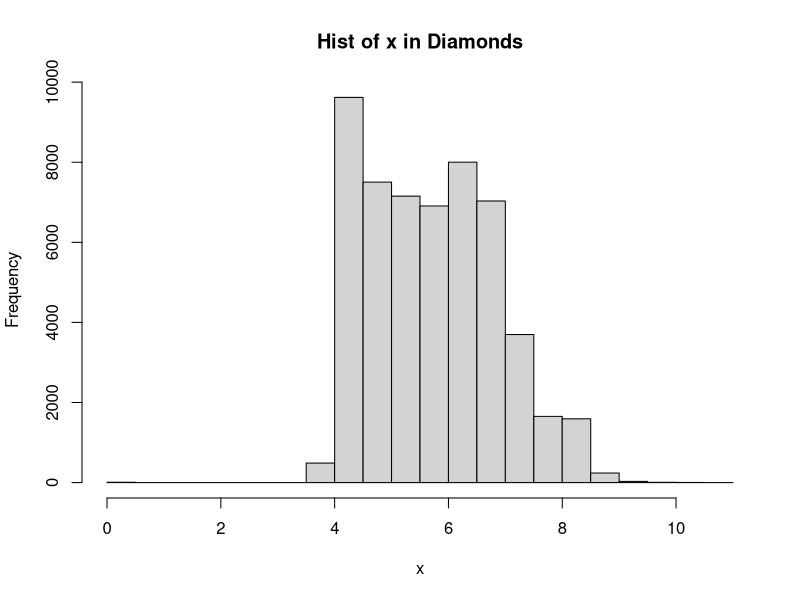
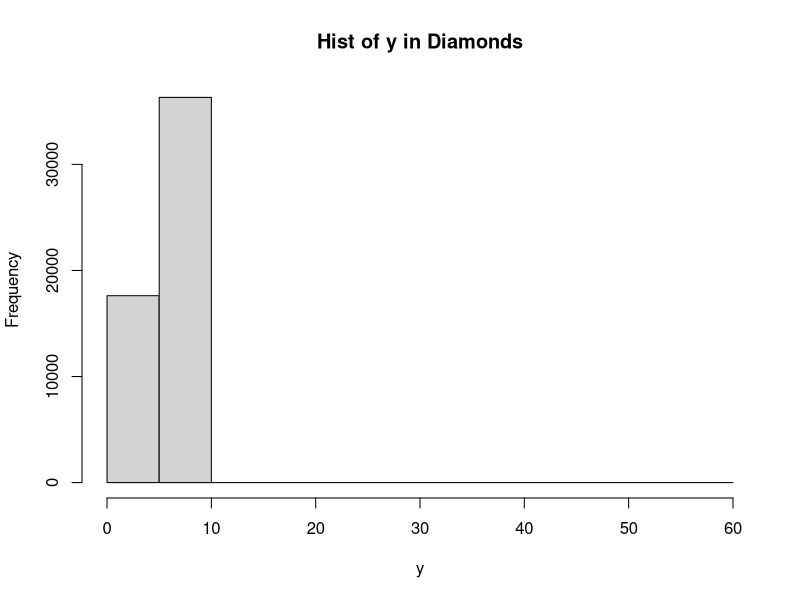
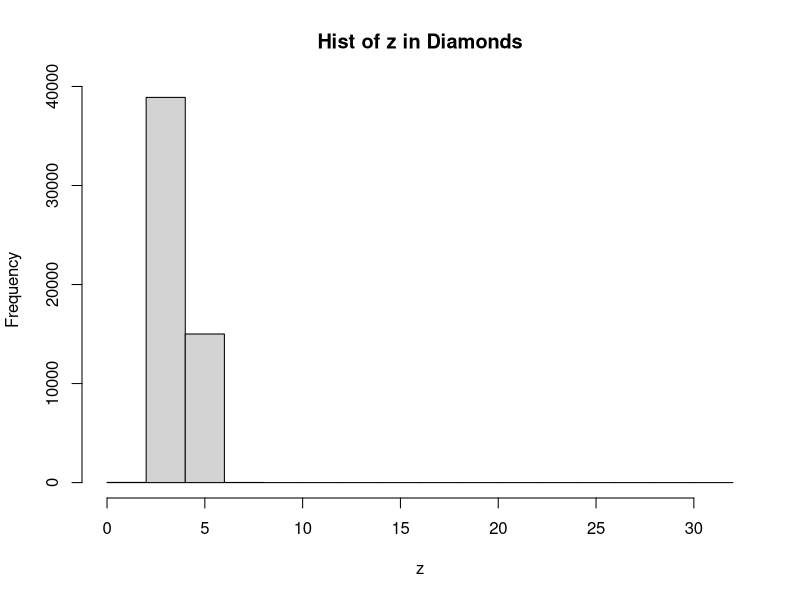
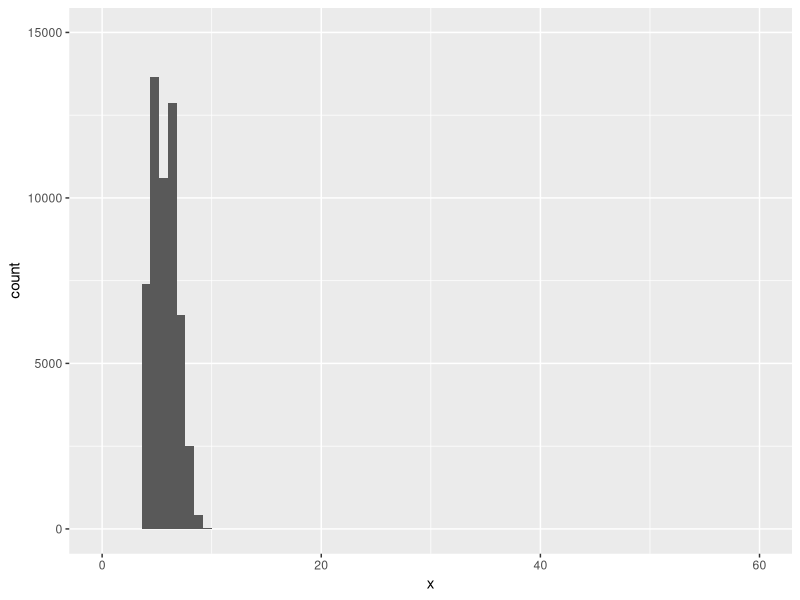
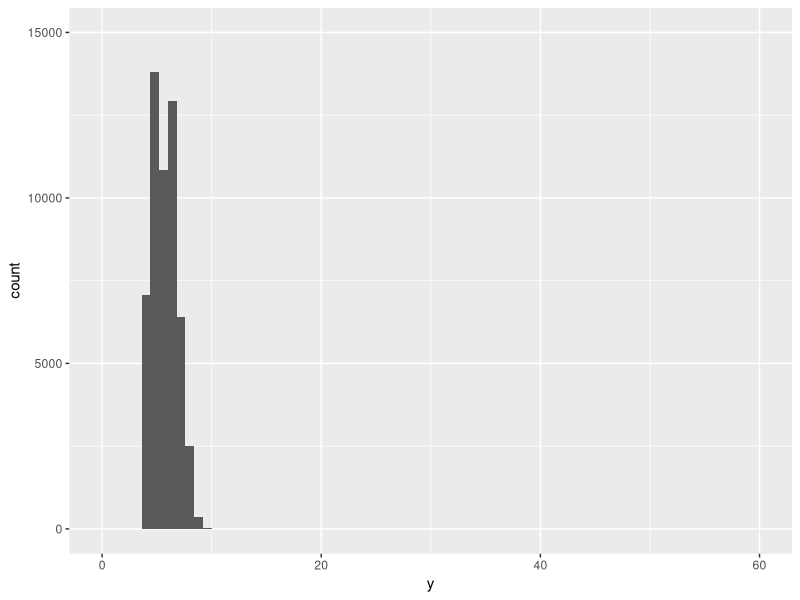
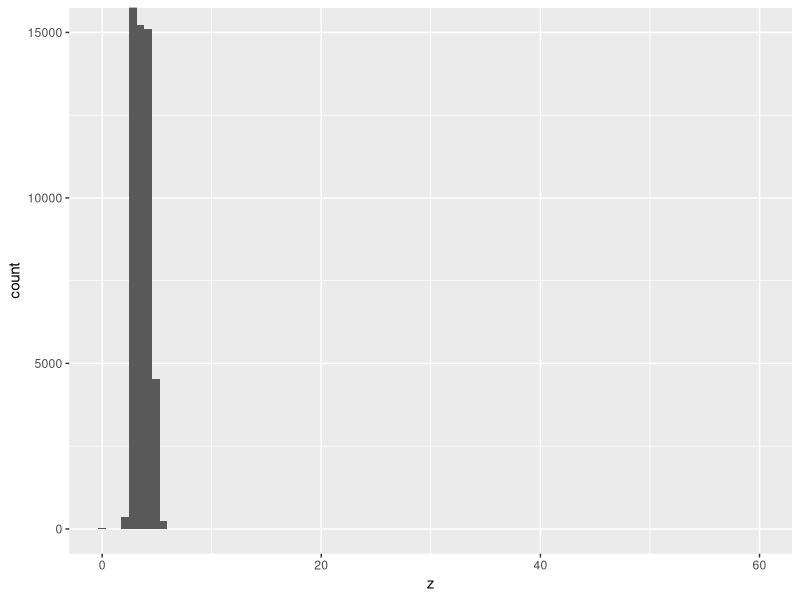
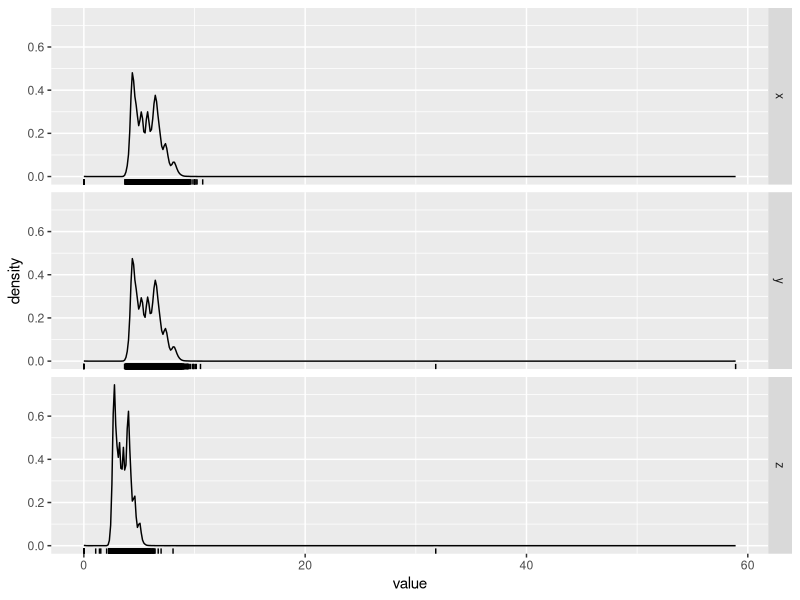
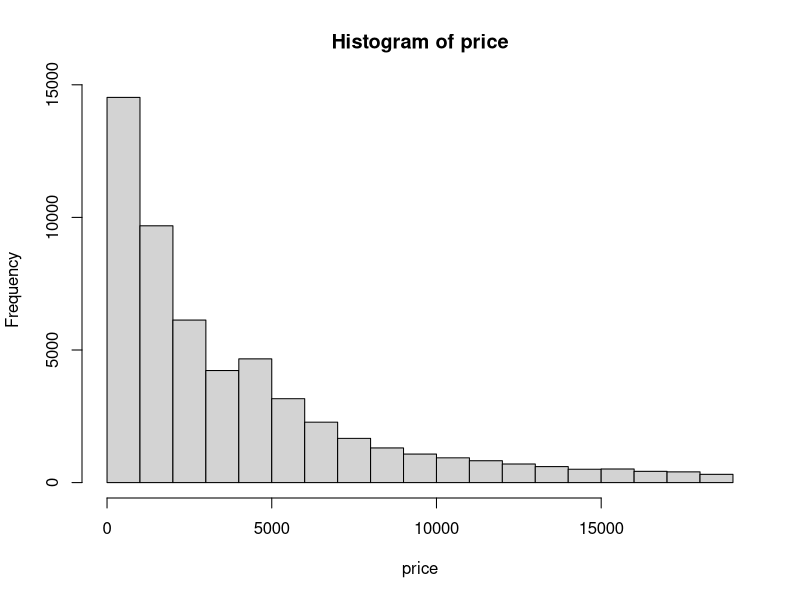

Recreate these plots in R, in order.
## ---- chunk 1

library(ggplot2)
library(dplyr)
library(tidyr)


## ---- chunk 2

#Define variables
x <- diamonds$x
y <- diamonds$y
z <- diamonds$z

#Look at basic R histogram to determine bin widths, max/min of x and y, etc.
hist(x, main = "Hist of x in Diamonds")
hist(y, main = "Hist of y in Diamonds")
hist(z, main = "Hist of z in Diamonds")


#Histogram of x
ggplot(diamonds) + 
  geom_histogram(mapping = aes(x = x), binwidth = 0.8) +
  coord_cartesian(xlim = c(0, 60), ylim = c(0, 15000))
#set equal binwidth and x and y axis limits for comparison

#Find outliers
min(x)
max(x)

#Histogram of y
ggplot(diamonds) + 
  geom_histogram(mapping = aes(x = y), binwidth = 0.8) +
  coord_cartesian(xlim = c(0, 60), ylim = c(0, 15000))
#set equal binwidth and x and y axis limits for comparison

#Find outliers
min(y)
max(y)

#Histogram of z
ggplot(diamonds) + 
  geom_histogram(mapping = aes(x = z), binwidth = 0.7) +
  coord_cartesian(xlim = c(0, 60), ylim = c(0, 15000))
#set equal binwidth and x and y axis limits for comparison

#Find outliers
min(z)
max(z)


#Answer found on Internet (overlays the histograms, allows for easier comparison)
diamonds %>%
  mutate(id = row_number()) %>%
  select(x, y, z, id) %>%
  gather(variable, value, -id)  %>%
  ggplot(aes(x = value)) +
  geom_density() +
  geom_rug() +
  facet_grid(variable ~ .)

## ---- chunk 3

#Define price variable
price <- diamonds$price

#Check min and max of price
min(price)
max(price)
#Price has a huge range ($326 to $18,823)


#Look at basic R histogram to determine bin widths, max/min of x and y, etc.
hist(price)


#Make histogram and explore bin widths

#bin width of 1000
ggplot(diamonds) + 
 geom_histogram(mapping = aes(x = price), binwidth = 1000) +
 coord_cartesian(xlim = c(0, 20000))

#bin width of 100
ggplot(diamonds) + 
 geom_histogram(mapping = aes(x = price), binwidth = 100) +
 coord_cartesian(xlim = c(0, 20000))
#Note, there is a price gap around $1500-$2000

#Take a closer look at the data
ggplot(diamonds) + 
 geom_histogram(mapping = aes(x = price), binwidth = 10) +
 coord_cartesian(xlim = c(0, 10000))


## ---- chunk 4

#Define carat variable
carat <- diamonds$carat

filter_carat <- diamonds %>%
  filter(carat >= 0.99, carat <= 1)

#Define filtered carat variable
filtered_carat <- filter_carat$carat

#Check if code worked. Min and max should be between 0.99 and 1
min(filtered_carat)
max(filtered_carat)


#Count 0.99 carat diamonds and 1 carat diamonds
count_0.99 <- which(filtered_carat == 0.99)
length(count_0.99)

count_1 <- which(filtered_carat == 1)
length(count_1)

## ---- chunk 5

#Compare and contrast histograms.

#Do not set bin width. When doing histograms for x, y and z,
#I got errors about "set better bin width" when I did not set bin widths

#Leave bin width unset for z histogram
ggplot(diamonds) + 
  geom_histogram(mapping = aes(x = z)) +
  coord_cartesian(xlim = c(0, 60), ylim = c(0, 15000))

#Do not use coord_cartesian
#Make xlim smaller than it should be (excludes values)
#Look at price data

ggplot(diamonds) + 
 geom_histogram(mapping = aes(x = price)) +
  xlim(100, 4000) +
  ylim(0, 2000)

